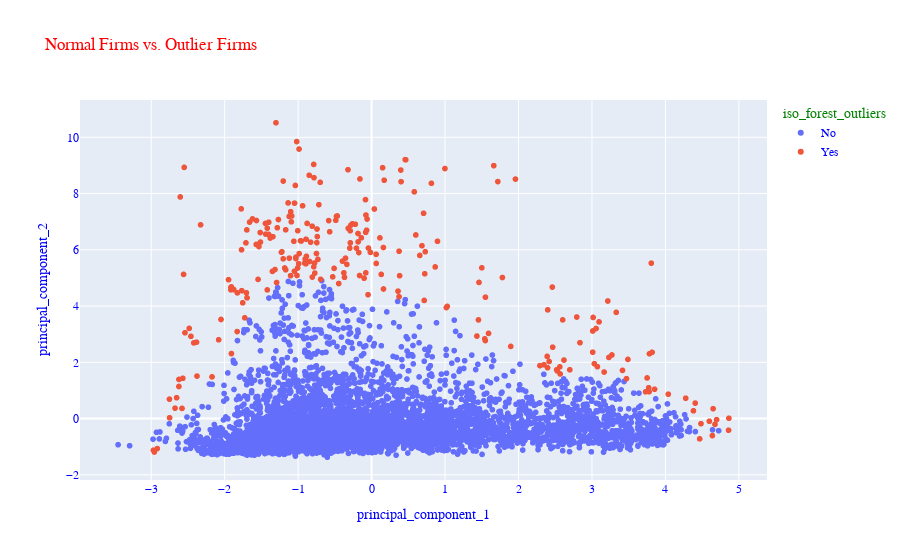

The notebook cell this image was saved under:
### Code cell
# [2] Normal Firms vs. Outlier Firms
plot_firms(dataframe=pca_df, title="Normal Firms vs. Outlier Firms", color='iso_forest_outliers').show()

### Figure 1 — Plotly figure (JSON) as saved in the notebook; plotly's stock layout.template omitted (floating-point values rounded to 4 significant figures; data arrays with more than 128 entries replaced by an {"elided": "..."} marker saying what was removed)
{"data": [{"hovertemplate": "iso_forest_outliers=No<br>principal_component_1=%{x}<br>principal_component_2=%{y}<extra></extra>", "legendgroup": "No", "marker": {"color": "#636efa", "symbol": "circle"}, "mode": "markers", "name": "No", "showlegend": true, "type": "scattergl", "x": {"elided": "6027 float values"}, "xaxis": "x", "y": {"elided": "6027 float values"}, "yaxis": "y"}, {"hovertemplate": "iso_forest_outliers=Yes<br>principal_component_1=%{x}<br>principal_component_2=%{y}<extra></extra>", "legendgroup": "Yes", "marker": {"color": "#EF553B", "symbol": "circle"}, "mode": "markers", "name": "Yes", "showlegend": true, "type": "scattergl", "x": {"elided": "252 float values"}, "xaxis": "x", "y": {"elided": "252 float values"}, "yaxis": "y"}], "layout": {"font": {"color": "blue", "family": "Courier New"}, "legend": {"title": {"font": {"color": "green"}, "text": "iso_forest_outliers"}, "tracegroupgap": 0}, "title": {"font": {"color": "red", "family": "Courier New"}, "text": "Normal Firms vs. Outlier Firms"}, "xaxis": {"anchor": "y", "domain": [0, 1], "title": {"text": "principal_component_1"}}, "yaxis": {"anchor": "x", "domain": [0, 1], "title": {"text": "principal_component_2"}}}}
